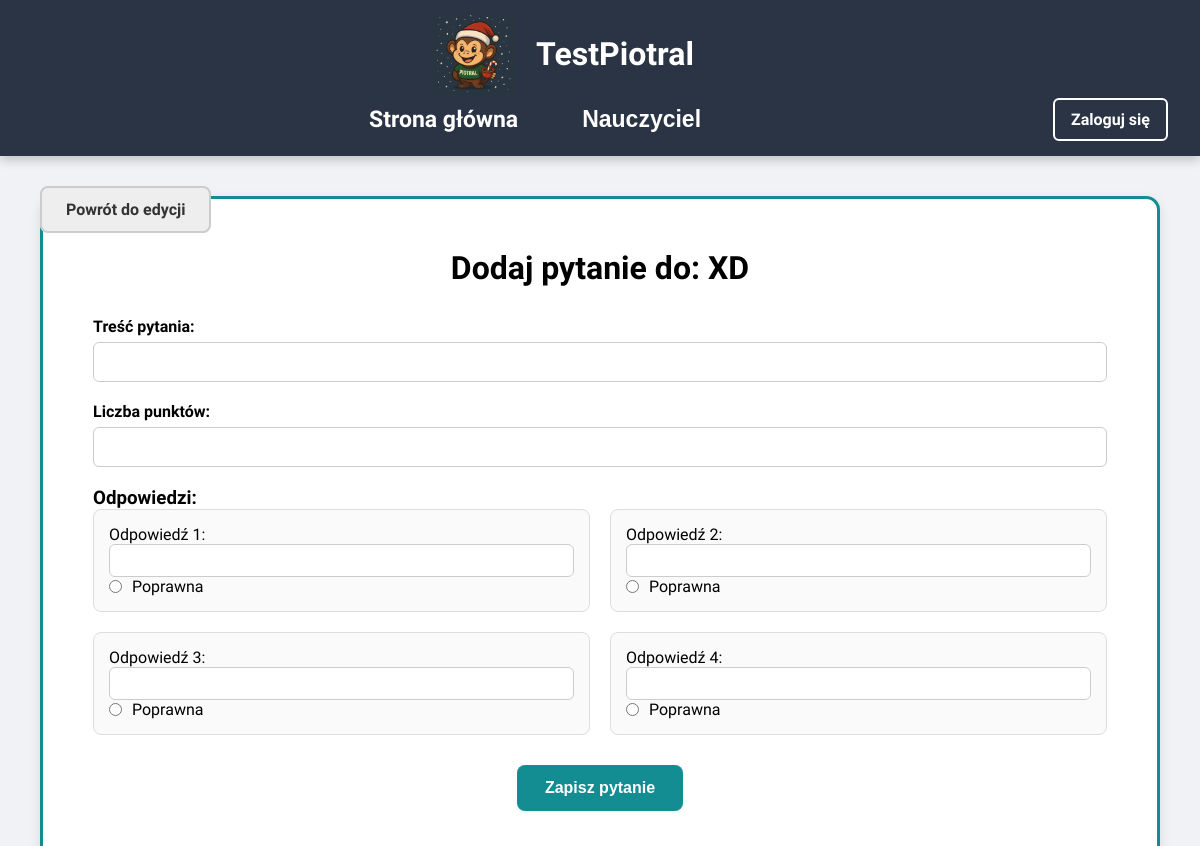
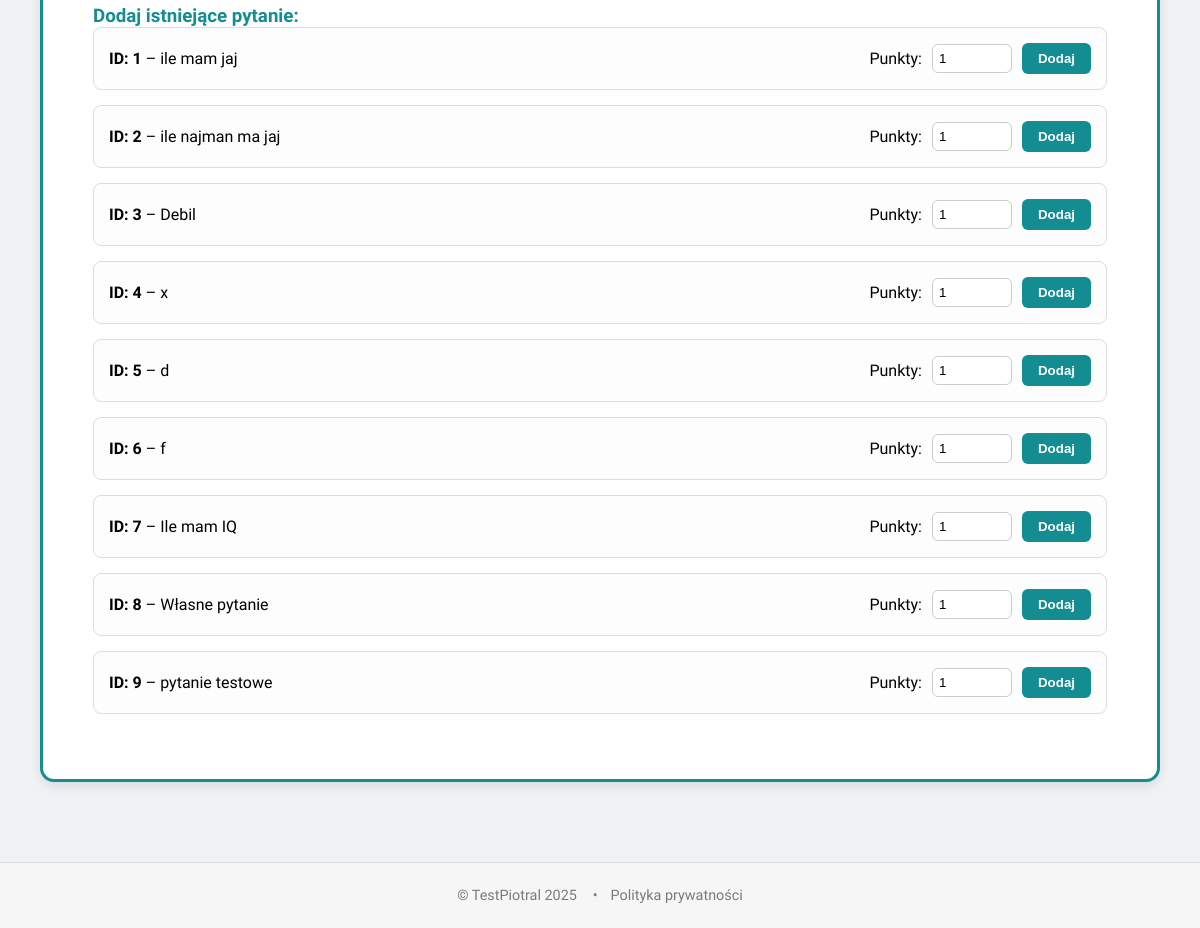
The app's page /teacher/tests/6/add_question with its own data (2 pictures, top to bottom).
### models.py (models this page shows, shortened)
class Test(db.Model):
    __tablename__ = 'tests'
    id = db.Column(db.Integer, primary_key=True, autoincrement=True)
    title = db.Column(db.String(100), nullable=False)
    description = db.Column(db.String, nullable=False)
    teacher_id = db.Column(db.Integer, db.ForeignKey('user_info.id'), nullable=False)
    teacher = db.relationship('UserInfo', backref='tests')
    subject_id = db.Column(db.Integer, db.ForeignKey('subjects.id'), nullable=False)
    subject = db.relationship('Subject', backref='tests')
    groups = db.relationship('Group', secondary='test_groups', backref='tests')

class Question(db.Model):
    __tablename__ = 'questions'
    id = db.Column(db.Integer, primary_key=True)
    text = db.Column(db.String, nullable=False)

### app.py (the view, shortened to what this page needs)
@app.route('/teacher/tests/<int:test_id>/add_question', methods=['GET', 'POST'])
def add_question_to_test(test_id):
    test = Test.query.get_or_404(test_id)
    existing_questions = Question.query.all()
    return render_template('add_question.html', test=test, existing_questions=existing_questions)

### templates/add_question.html (shortened to what this page needs)
{% extends "base.html" %}
{% set page_class = "teacher-page" %}
{% block head %}
  <link rel="stylesheet" href="{{ url_for('static', filename='css/teacher.css') }}">
  <link rel="stylesheet" href="{{ url_for('static', filename='css/style.css') }}">
{% endblock %}
{% block body %}
<div class="page-container">
  {% include "components/navbar.html" %}
  <div class="return-btn-wrapper">
    <a href="{{ url_for('edit_test', test_id=test.id) }}" class="back-btn">Powrót do edycji</a>
  </div>
  <div class="main-layout">
    <div class="panel">
      <h2>Dodaj pytanie do: {{ test.title }}</h2>
      <form method="post">
        <div class="form-group">
          <label>Treść pytania:</label>
          <input type="text" name="question_text" required>
        </div>
        <div class="form-group">
          <label>Liczba punktów:</label>
          <input type="number" name="points" min="1" required>
        </div>
        <h3>Odpowiedzi:</h3>
        <div class="answers-grid">
          {% for i in range(1,5) %}
          <div class="answer-card">
            <label>Odpowiedź {{ i }}:</label>
            <input type="text" name="answer_{{ i }}" style="width:100%;padding:8px;border:1px solid #ccc;border-radius:6px;">
            <label>
              <input type="radio" name="is_correct" value="{{ i }}"> Poprawna
            </label>
          </div>
          {% endfor %}
        </div>
        <div style="text-align:center;">
          <button type="submit" class="btn-submit">Zapisz pytanie</button>
        </div>
      </form>
      <div class="existing-section">
        <h3>Dodaj istniejące pytanie:</h3>
        {% for q in existing_questions %}
        <div class="existing-card">
          <div>
            <strong>ID: {{ q.id }}</strong> – {{ q.text }}
          </div>
          <form method="post">
            <label>Punkty:</label>
            <input type="number" name="points" value="1" min="1" required>
            <button type="submit">Dodaj</button>
          </form>
        </div>
        {% endfor %}
      </div>
    </div>
  </div>
</div>
<footer class="footer">
  <div class="footer-container">
    <p>© TestPiotral 2025</p>
    <ul class="footer-links"><li>•</li><li><a href="#">Polityka prywatności</a></li></ul>
  </div>
</footer>
{% endblock %}

### static/css/style.css (style rules this page uses)
* { margin: 0; padding: 0; box-sizing: border-box; }
.footer { background-color: #f6f6f6; padding: 1.5rem 2rem; font-size: 0.9rem; color: #7a7a7a; border-top: 1px solid #ddd; }
.footer-container { display: flex; justify-content: center; align-items: center; flex-wrap: wrap; gap: 1rem; }
.footer-links { display: flex; list-style: none; gap: 0.8rem; margin: 0; padding: 0; }
.footer-links a { text-decoration: none; color: #7a7a7a; transition: color 0.2s ease; }
body:not(.auth-page) { padding-top: 100px; }

### static/css/teacher.css (style rules this page uses)
* { margin: 0; padding: 0; box-sizing: border-box; }
.footer { background-color: #2b3444; color: white; text-align: center; padding: 1.5rem 1rem; width: 100%; font-size: 0.9rem; }
.footer-container { display: flex; justify-content: center; align-items: center; flex-wrap: wrap; gap: 1rem; }
.footer-links { display: flex; list-style: none; gap: 0.8rem; margin: 0; padding: 0; }
.footer-links a { text-decoration: none; color: #7a7a7a; transition: color 0.2s ease; }

### templates/base.html (style rules this page uses)
body { font-family: 'Segoe UI', Tahoma, Geneva, Verdana, sans-serif; margin: 0; padding: 0; box-sizing: border-box; background-color: #f5f7fa; }

### templates/add_question.html (style rules this page uses)
html, body { margin:0; padding:0; height:100%; }
.page-container { display:flex; flex-direction:column; min-height:100vh; background:#f0f2f5; position:relative; }
.return-btn-wrapper { position:absolute; top:100px; left:40px; z-index:10; }
.back-btn { background:#eeeeee; color:#333; padding:12px 24px; border-radius:8px; font-weight:bold; text-decoration:none; border:2px solid #ccc; transition:transform .2s, background .2s; }
.main-layout { flex:1; display:flex; justify-content:center; padding:6rem 40px 80px; }
.panel { width:100%; max-width:1200px; background:white; border:3px solid #138d91; border-radius:14px; box-shadow:0 4px 12px rgba(0,0,0,0.1); padding:50px; box-sizing:border-box; }
.panel h2 { font-size:32px; color:#000; text-align:center; margin-bottom:30px; font-weight:700; }
.form-group { margin-bottom:20px; }
.form-group label { display:block; font-weight:600; margin-bottom:6px; }
.form-group input[type="text"], .form-group input[type="number"], .form-group select { width:100%; padding:10px; font-size:16px; border:1px solid #ccc; border-radius:6px; box-sizing:border-box; }
.answers-grid { display:grid; grid-template-columns: repeat(2, 1fr); gap:20px; margin-bottom:30px; }
.answer-card { padding:15px; border:1px solid #ddd; border-radius:8px; background:#fafafa; transition:box-shadow .2s; }
.answer-card label { font-weight:500; display:flex; align-items:center; gap:10px; }
.btn-submit { background:#138d91; color:white; padding:14px 28px; border:none; border-radius:8px; font-size:16px; font-weight:bold; cursor:pointer; transition:background .2s, transform .1s; display:inline-block; }
.existing-section h3 { margin-top:40px; color:#138d91; }
.existing-card { border:1px solid #ddd; border-radius:8px; padding:15px; margin-bottom:15px; display:flex; justify-content:space-between; align-items:center; background:#fdfdfd; transition:box-shadow .2s; }
.existing-card form { display:flex; align-items:center; gap:10px; }
.existing-card input[type="number"] { width:80px; padding:6px; border:1px solid #ccc; border-radius:6px; }
.existing-card button { background:#138d91; color:white; border:none; padding:8px 16px; border-radius:6px; font-weight:bold; transition:background .2s; }
.footer { background:#f6f6f6; padding:1.5rem 2rem; font-size:0.9rem; color:#7a7a7a; border-top:1px solid #ddd; }
.footer-container { display:flex; justify-content:center; align-items:center; gap:1rem; }
.footer-links { display:flex; gap:0.8rem; list-style:none; margin:0; padding:0; }
.footer-links a { text-decoration:none; color:#7a7a7a; transition:color .2s; }

### records on screen
Test: title "XD"
Question: id "1", text "ile mam jaj"
Question: id "2", text "ile najman ma jaj"
Question: id "3", text "Debil"
Question: id "4", text "x"
Question: id "5", text "d"
Question: id "6", text "f"
Question: id "7", text "Ile mam IQ"
Question: id "8", text "Własne pytanie"
Question: id "9", text "pytanie testowe"

### other values on screen
{{ i }} "1" "2" "3" "4"
